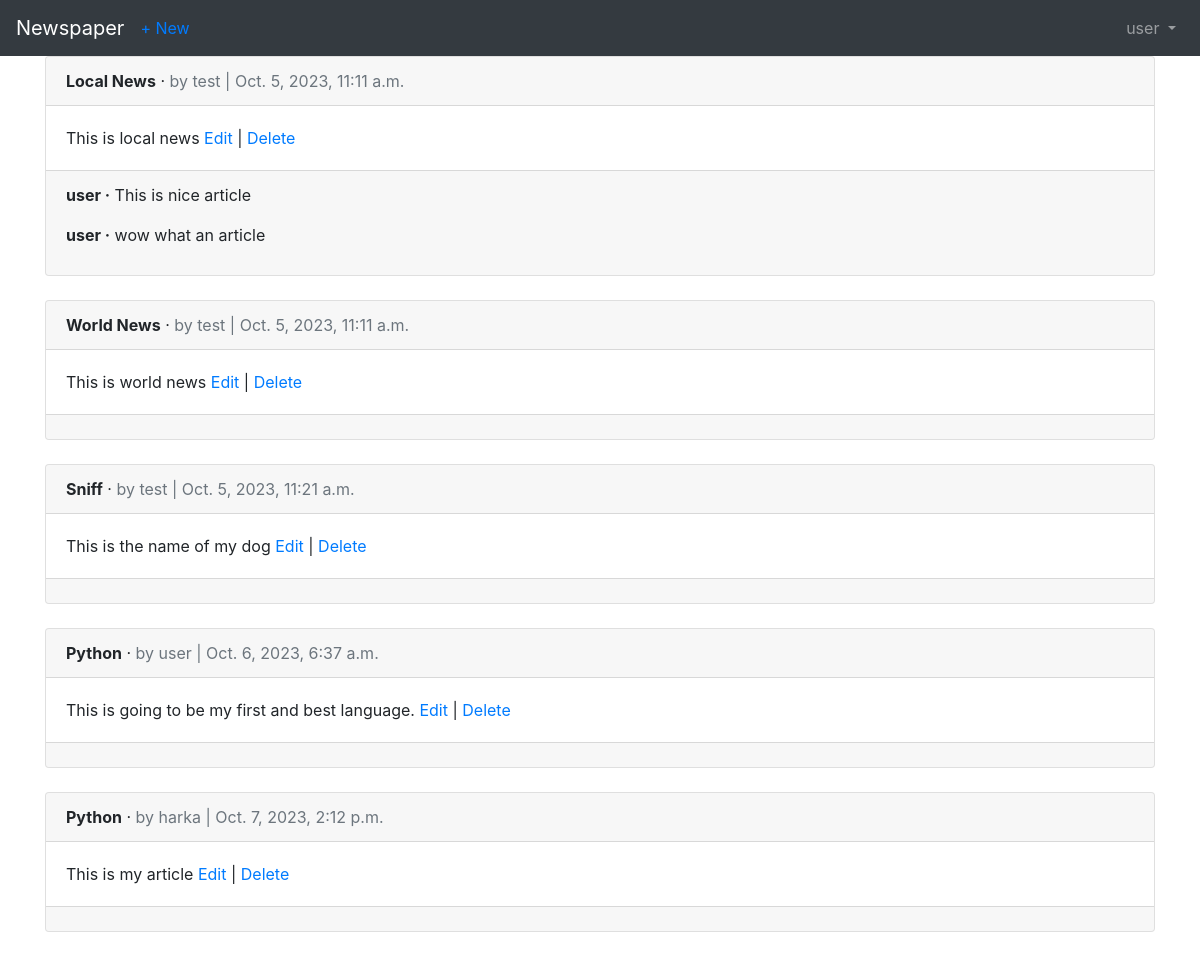
Screenshot of /articles/ (signed in) with the database file from the repository.
### users/models.py (models this page shows)
class CustomUser(AbstractUser):
    age=models.PositiveIntegerField(null=True,blank=True)

### articles/models.py (models this page shows, shortened)
class Article(models.Model):
    title = models.CharField(max_length=255)
    body = models.TextField()
    date = models.DateTimeField(auto_now_add=True)
    author = models.ForeignKey(
    get_user_model(),
    on_delete=models.CASCADE,
    )

class Comment(models.Model):
    article=models.ForeignKey(
    Article,
    on_delete=models.CASCADE,
    related_name='comments',
    )
    comment=models.CharField(max_length=140)
    author=models.ForeignKey(get_user_model(),
    on_delete=models.CASCADE)
    def __str__(self):
        return self.comment

### articles/views.py (the view)
# urls.py: path('', ArticleListView.as_view(), name='article_list'),
class ArticleListView(LoginRequiredMixin,ListView):
    model = Article
    template_name = 'article_list.html'
    login_url='login'

### templates/article_list.html (shortened to what this page needs)
{% extends 'base.html' %}
{% block content %}
{% for article in object_list %}
<div class="card">
    <div class="card-header">
        <span class="font-weight-bold">{{ article.title }}</span> &middot;
        <span class="text-muted">by {{ article.author }} |
            {{ article.date }}</span>
    </div>
    <div class="card-body">
        {{ article.body }}
        <a href="{% url 'article_edit' article.pk %}">Edit</a> |
        <a href="{% url 'article_delete' article.pk %}">Delete</a>
    </div>
    <div class="card-footer">
        {% for comment in article.comments.all %}
        <p>
            <span class="font-weight-bold">{{ comment.author }} &middot;</span>
            {{ comment }}
        </p>
        {% endfor %}
    </div>
</div>
<br />
{% endfor %}
{% endblock content %}

### templates/base.html (shortened to what this page needs)
<!doctype html>
<html lang="en">
<head>
    <link rel="stylesheet" href="https://cdn.jsdelivr.net/npm/bootstrap@4.1.3/dist/css/bootstrap.min.css"
>
</head>
<body>
    <nav class="navbar navbar-expand-md navbar-dark bg-dark mb-Ǔ">
        <a class="navbar-brand" href="{% url 'home' %}">Newspaper</a>
        {% if user.is_authenticated %}
        <ul class="navbar-nav mr-auto">
            <li class="nav-item"><a href="{% url 'article_new' %}">+ New</a></li>
        </ul>
        {% endif %}
        <div class="collapse navbar-collapse" id="navbarCollapse">
            {% if user.is_authenticated %}
            <ul class="navbar-nav ml-auto">
                <li class="nav-item">
                    <a class="nav-link dropdown-toggle" href="#" id="userMenu" data-toggle="dropdown"
                        aria-haspopup="true" aria-expanded="false">
                        {{ user.username }}
                    </a>
                </li>
            </ul>
            {% endif %}
        </div>
    </nav>
    <div class="container">
        {% block content %}
        {% endblock content %}
    </div>
</body>
</html>

### rows the page displays
CustomUser: username "user"
Article: title "Local News", author "test", date "Oct. 5, 2023, 11:11 a.m.", body "This is local news"
Comment: author "user", comment "This is nice article"
Comment: author "user", comment "wow what an article"
Article: title "World News", author "test", date "Oct. 5, 2023, 11:11 a.m.", body "This is world news"
Article: title "Sniff", author "test", date "Oct. 5, 2023, 11:21 a.m.", body "This is the name of my dog"
Article: title "Python", author "user", date "Oct. 6, 2023, 6:37 a.m.", body "This is going to be my first and best language."
Article: title "Python", author "harka", date "Oct. 7, 2023, 2:12 p.m.", body "This is my article"
